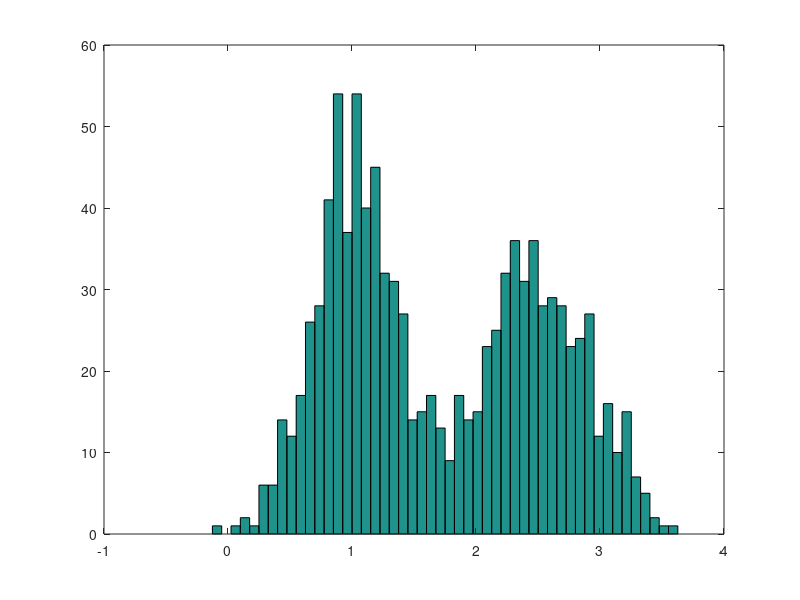

Write the MATLAB code that produced this figure. (Note: this script raises an error after producing the figure.)
%This script performs some simple Expectation Maximization for learning
%purposes

clear
close all
clc

addpath("../matlabScripts")

%% Initialization

%seed
rng(3)

%initialize the true system
mu_true = [1, 2.5];
var_true = [.1, .2];
w_true = [0.5, 0.5];

%draw measurements
N = 1000;
y = zeros(N,1);
for ii = 1:N
    %which distribution do we draw from
    idx = randi(2,1);
    
    %draw
    y(ii) = mvnrnd(mu_true(idx),var_true(idx));
end

%plot measurements
figure
hist(y,50)

%% E-M

%use k-means to find initial guess
[mu_hat, var_hat, w_hat] = kMeans(2, y);

%initialize gamma's and n's
gamma = zeros(N,2); %prob that (row) measurement from (col) gaussian
n = zeros(2,1); %intermediate variable

loopcounter = 1;
looplogic = true;
loopmax = 100;
while looplogic
    
    % E-step
    
    %cycle through measurements
    for ii = 1:N
        
        %cycle through gaussians
        for jj = 1:2
            gamma(ii,jj) = w_hat(jj,end)*gaussEval(y(ii),mu_hat(jj,end),var_hat(jj,end));
        end
        
        %normalize
        gamma(ii,:) = gamma(ii,:)/sum(gamma(ii,:));
    end
    
    %calculate n
    n(1) = sum(gamma(:,1));
    n(2) = sum(gamma(:,2));
    
    % M-step
    w_hat = [w_hat, n/N];
    mu_hat = [mu_hat, [sum(gamma(:,1).*y)/n(1);
        sum(gamma(:,2).*y)/n(2)]];
    var_hat = [var_hat, [sum(gamma(:,1).*(y - mu_hat(1,end)).^2)/n(1);
        sum(gamma(:,2).*(y - mu_hat(2,end)).^2)/n(2)]];
    
    %loop management
    loopcounter = loopcounter + 1;
    if(loopcounter >= loopmax)
        looplogic = false;
    end
    
end

%run EM function to see if we get the same thing
options.loopmax = 100;
options.tol = 1E-8;
model.mu = mu_hat(:,1);
model.var = var_hat(:,1);
model.w = w_hat(:,1);
model.k = 2;
[EMmodel] = EM(model,y, options);

figure
subplot(3,1,1)
plot(mu_hat(1,:))
hold on
plot(mu_hat(2,:))


subplot(3,1,2)
plot(var_hat(1,:))
hold on
plot(var_hat(2,:))


subplot(3,1,3)
plot(w_hat(1,:))
hold on
plot(w_hat(2,:))
